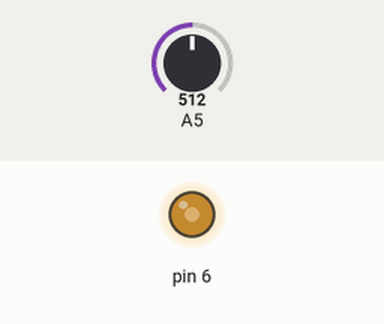
Simulated run of this sketch. Board: Arduino Uno, built with avr-gcc and run on an emulated ATmega328P. On the bench: output pins drawn as LEDs (lit = HIGH). The test bench sets the inputs (shaded band); at power-on: A5 = 512. What the sketch prints to the serial monitor is not drawn.

Above: at 2.8 s.
2.9 s: A5 set to 716
At 7.0 s:
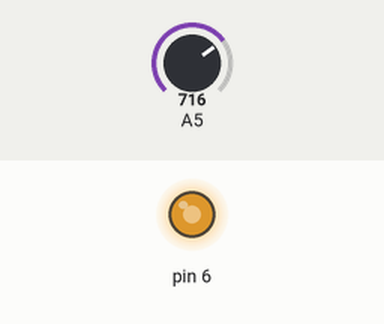
7.5 s: A5 set to 900
At 11.2 s:
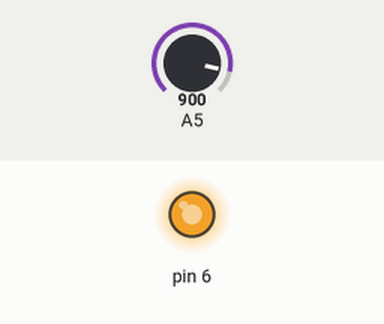
11.5 s: A5 set to 122
At 14.4 s:
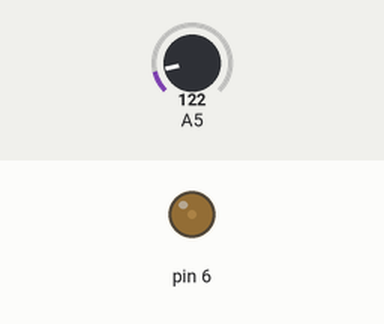
15.5 s: A5 set to 511
At 18.7 s:
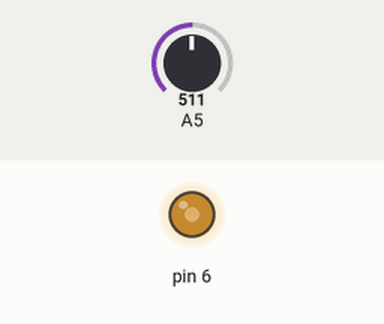
Timing chart, 0 to 20.2 s (numbered marks = the images above; inputs shaded):
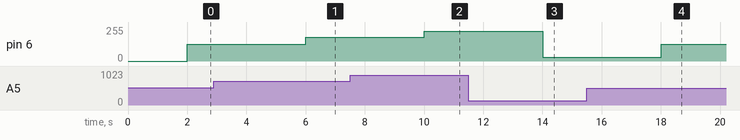

The sketch:

CODE-5_analog_input.ino
```cpp
void setup() {
  // put your setup code here, to run once:
   pinMode(6,OUTPUT);
   pinMode(5,INPUT);
   Serial.begin(9600);

}

void loop() {
  // put your main code here, to run repeatedly:
   int potvalue= analogRead(5);
   int led_out = map(potvalue,0,1023,0,255);
  Serial.print ("pot value:");
   Serial.println( potvalue);delay(1000);
    Serial.print ("led value:");
   Serial.print( led_out);delay(1000);
   analogWrite(6,led_out);

}
```

Measured:
- after the input at 2.9 s, pin 6: 127/255 → 178/255 after 3.1 s
- after the input at 7.5 s, pin 6: 178/255 → 224/255 after 2.5 s
- after the input at 11.5 s, pin 6: 224/255 → 30/255 after 2.5 s
- after the input at 15.5 s, pin 6: 30/255 → 127/255 after 2.5 s
